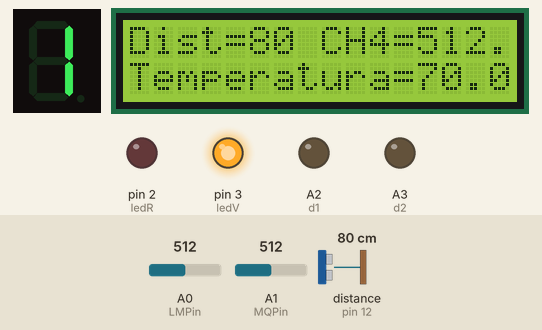
A sketch run on a simulated Arduino Uno, built with avr-gcc and run on an emulated ATmega328P. Shown: 1-digit seven-segment display, 16×2 character LCD, output pins drawn as LEDs (lit = HIGH). Wiring (inferred from the names in the program): ultrasonic range finder: trigger pin 13; echo pin 12; 1-digit 7-segment display, segments lit when HIGH: segments pin 5, pin 6, pin 7, pin 8, pin 9, pin 10, pin 11. Inputs (shaded band) come from the test bench; at power-on: distance to the obstacle (sensor on pin 12) 80 cm, A1 (MQPin) = 512, A0 (LMPin) = 512. The echo pulse lasts 58.3 µs per cm; the segment pins are drawn as the display they are named for; pins used as bus, display or sensor lines are not drawn; what the sketch prints to the serial monitor is not drawn.

Above: at 1.2 s.
1.3 s: distance to the obstacle (sensor on pin 12) set to 13 cm
At 2.7 s:
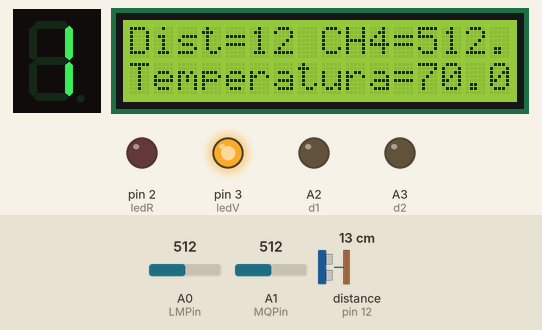
5.4 s: distance to the obstacle (sensor on pin 12) set to 10 cm
At 7.1 s:
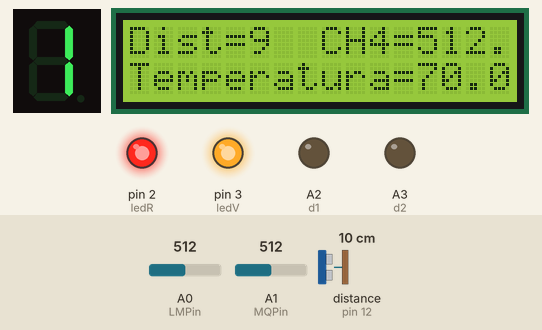
9.5 s: distance to the obstacle (sensor on pin 12) set to 250 cm
At 11.0 s:
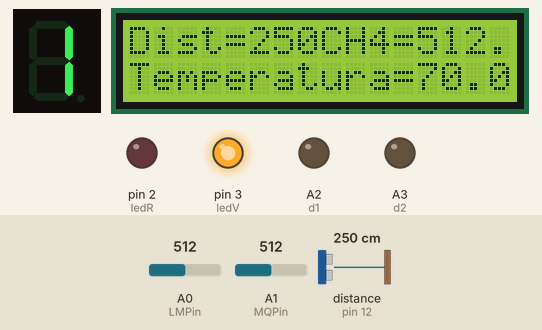
13.6 s: A1 (MQPin) set to 485
At 14.5 s:
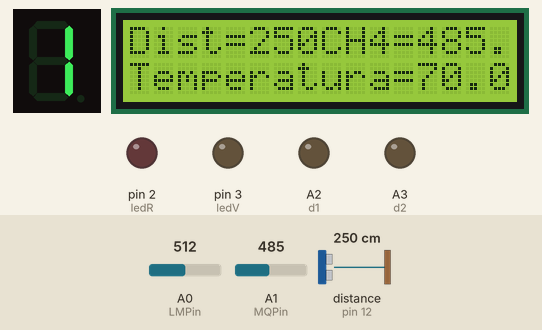
17.3 s: distance to the obstacle (sensor on pin 12) set to 2 cm
At 18.5 s:
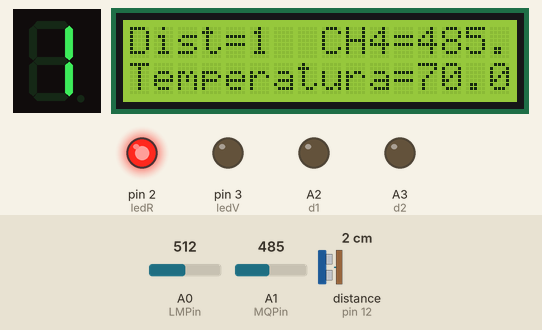
21.4 s: A0 (LMPin) set to 490
At 22.8 s:
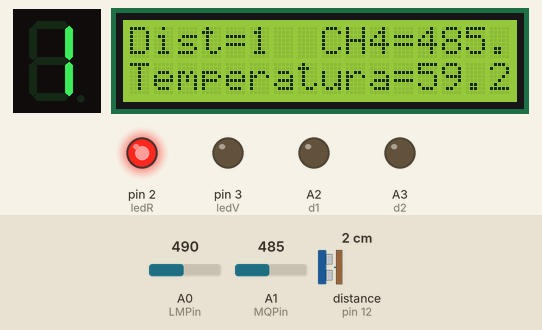
Timing chart, 0 to 24.4 s (numbered marks = the images above; inputs shaded):
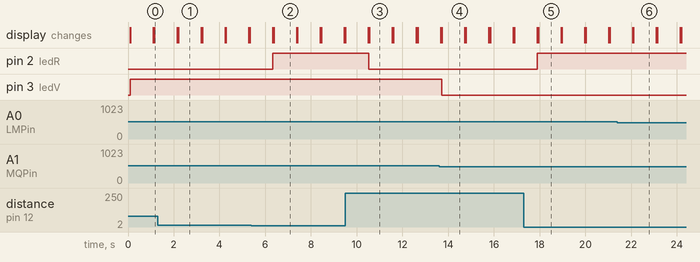

Measured:
- the behaviour switches between 12 and 11 cm on distance to the obstacle (sensor on pin 12) (found by bisection; images 1 and 2)
- the behaviour switches between 501 and 500 on A1 (MQPin) (found by bisection; images 3 and 4)
- after the input at 1.3 s, the display: first differs from a run without the input after 0.90 s (image 1)
- after the input at 5.4 s, pin 2 (ledR): LOW → HIGH after 0.94 s; the display: first differs from a run without the input after 0.97 s (image 2)
- after the input at 9.5 s, pin 2 (ledR): HIGH → LOW after 1.0 s; the display: first differs from a run without the input after 1.0 s (image 3)
- after the input at 13.6 s, pin 3 (ledV): HIGH → LOW after 0.12 s; the display: first differs from a run without the input after 0.12 s (image 4)
- after the input at 17.3 s, pin 2 (ledR): LOW → HIGH after 0.60 s; the display: first differs from a run without the input after 0.64 s (image 5)
- after the input at 21.4 s, the display: first differs from a run without the input after 0.70 s (image 6)

The sketch:

monitoreo_biodigestor_fisico.ino
```cpp
// Prototipo fisico
// Sistema de monitoreo de biodigestor
// Equipo G

// Librerias
#include <Wire.h> // Libreria para comunicacion I2C
#include <LiquidCrystal_I2C.h> // Libreria para LCD

// Definir pines
#define LMPin A0 // Asignar pin A0 a sensor de temperatura
#define MQPin A1 // Asignar pin A1 a sensor de gas
const int echoPin = 12; // Pin Echo del sensor ultrasonico
const int pingPin = 13; // Pin Trigger del sensor ultrasonico
// Cableado: SDA conectado a A4 y SCL a A5.
// Conectar LCD via I2C, direccion default 0x27
LiquidCrystal_I2C lcd(0x27, 16, 2); // Change to (0x27,20,4) for 20x4 LCD.
const int ledR = 2; // Pin del actuador ledR
const int ledV = 3; // Pin del actuador ledR
// Pantalla 7 segmentos
#define a 5
#define b 6
#define c 7
#define d 8
#define e 9
#define f 10
#define g 11

//#define d1 A0 // No hay espacio
//#define d2 A1 // No hay espacio
#define d1 A2
#define d2 A3

//Constantes
float MCurve[3] = {2.3,0.21,-0.47};
float Ro = 10;
#define GASMet 0
#define RAL 9.83 // Resistencia del mq2 en el aire limpio
#define RL_V 5 // Resistencia que mide la carga del mq-2 en kOhms
long n = 0;
int x = 100;
int count = 0;

void setup() {
  Serial.begin(9600); // Abre el puerto serial a 9600 bps
  // Inicializacion de LCD
  lcd.init();
  lcd.backlight();
  // Sensor ultrasonico
  pinMode(echoPin, INPUT);
  pinMode(pingPin, OUTPUT);
  // Sensor de gas
  Serial.print("Calibrando MQ-2...\n");
  //Ro = Calibracion();
  Serial.print("Calibracion finalizada...\n");
  Serial.print("Ro=");
  Serial.print(Ro);
  Serial.print("kohm");
  Serial.print("\n");
  // LEDs
  pinMode(ledR, OUTPUT);
  pinMode(ledV, OUTPUT);
  // Display 7 segmentos
  pinMode(a, OUTPUT);
  pinMode(b, OUTPUT);
  pinMode(c, OUTPUT);
  pinMode(d, OUTPUT);
  pinMode(e, OUTPUT);
  pinMode(f, OUTPUT);
  pinMode(g, OUTPUT);
  pinMode(d1, OUTPUT);
  pinMode(d2, OUTPUT);

}

void loop() {
  // ------- Sensor Ultrasonico & LED Rojo-------- //
  String dist = "";
  long duracion, distCM;
  // Enviar ping o sonido
  digitalWrite(pingPin, LOW);
  delayMicroseconds(2);
  digitalWrite(pingPin, HIGH);
  delayMicroseconds(10);
  digitalWrite(pingPin, LOW);
  // Usar funcion pulseIn para calcular el tiempo en que llega el eco
  duracion = pulseIn(echoPin, HIGH);
  // Convierte el tiempo a cm
  distCM = microsegACm(duracion);
  // Imprimir la distancia en LCD
  lcd.setCursor(0,0);
  dist += "Dist=";
  dist += distCM;
  lcd.print(dist);
  // Al alcanza cierta distancia, enciende el LED Rojo
  if(distCM <= 10){
    digitalWrite(ledR, HIGH);
  }
  else{
    digitalWrite(ledR, LOW);
  }

  // ------- Sensor de Temperatura y Display -------- //
  String tp = "";
  float temp = analogRead(LMPin); // Leer valor del sensor
  temp = ((temp*500)/1024)-180; // Calcular temperatura en °C
  lcd.setCursor(0, 1); // fila 0, col 1
  // Mostrar en LCD
  tp += "Temperatura=";
  tp += temp;
  lcd.print(tp);

  // ------- Sensor MQ2 y LED Verde -------- //
  float gas = analogRead(MQPin); // Leer valor del sensor
  lcd.setCursor(8, 0); // fila 0, col 0
  // Mostrar en LCD
  lcd.print("CH4=");
  //lcd.print(porcentaje_gas(lecturaMQ()/Ro,GASMet));
  lcd.print(gas);
  lcd.print( "ppm" );
  lcd.print("\n");
  // Al alcanza cierto nivel de gas, el LED verde enciende
  if(gas > 500){
    digitalWrite(ledV, HIGH);
  }
  else{
    digitalWrite(ledV, LOW);
  }
  delay(1000);
  lcd.clear();

  // ------- Display de 4 digitos 7 segmentos-------- //
  // Indica el tiempo que tardara el biol
  // Fermentacion Psicrofilica
  if (temp >= 4 && temp < 25){
    clearLEDs();
    digitalWrite(d1, LOW);
    digitalWrite(d2, LOW);
    numero(9);
  }
  // Fermentacion Mesofilica
  if (temp >= 25 && temp < 45){
    clearLEDs();
    digitalWrite(d1, LOW);
    digitalWrite(d2, LOW);
    numero(4);
  }
    // Fermentacion Termofilica
  if(temp >= 45 && temp <= 80){
    clearLEDs();
    digitalWrite(d1, LOW);
    digitalWrite(d2, LOW);
    numero(1);
  }
}

// Metodo para convertir microseg a cm
long microsegACm(long microseg) {
   return microseg / 29 / 2;
}

// Calcular resistencia MQ-2
float calc_res(int raw_adc){
  return ( ((float)RL_V*(1023-raw_adc)/raw_adc));
}

// Calibracion del MQ-2
float Calibracion(){
  int i;
  float val=0;
    for (i=0;i<50;i++) {                                                                               //tomar múltiples muestras
    val += calc_res(analogRead(MQPin));
    delay(500);
  }
  val = val/50;                                                                                         //calcular el valor medio
  val = val/RAL;
  return val;
}

// Porcentaje de gas metano
int porcentaje_gas(float rs_ro_ratio, int gas_id){
   if ( gas_id == GASMet ) {
     return porcentaje_gas(rs_ro_ratio,MCurve);
   }
  return 0;
}

int porcentaje_gas(float rs_ro_ratio, float *pcurve){
  return (pow(10, (((log(rs_ro_ratio)-pcurve[1])/pcurve[2]) + pcurve[0])));
}

// Lectura MQ
float lecturaMQ(){
  int i;
  float rs=0;
  for (i=0;i<5;i++) {
    rs += calc_res(analogRead(MQPin));
    delay(50);
  }
rs = rs/5;
return rs;
}

// Limpiar pantalla 4x7
void clearLEDs() {
  digitalWrite(a, LOW);
  digitalWrite(b, LOW);
  digitalWrite(c, LOW);
  digitalWrite(d, LOW);
  digitalWrite(e, LOW);
  digitalWrite(f, LOW);
  digitalWrite(g, LOW);
}

// Nuemros pantalla 4x7
void uno() {
  digitalWrite(a, LOW);
  digitalWrite(b, HIGH);
  digitalWrite(c, HIGH);
  digitalWrite(d, LOW);
  digitalWrite(e, LOW);
  digitalWrite(f, LOW);
  digitalWrite(g, LOW);
}

void dos() {
  digitalWrite(a, HIGH);
  digitalWrite(b, HIGH);
  digitalWrite(c, LOW);
  digitalWrite(d, HIGH);
  digitalWrite(e, HIGH);
  digitalWrite(f, LOW);
  digitalWrite(g, HIGH);
}

void tres() {
  digitalWrite(a, HIGH);
  digitalWrite(b, HIGH);
  digitalWrite(c, HIGH);
  digitalWrite(d, HIGH);
  digitalWrite(e, LOW);
  digitalWrite(f, LOW);
  digitalWrite(g, HIGH);
}

void cuatro() {
  digitalWrite(a, LOW);
  digitalWrite(b, HIGH);
  digitalWrite(c, HIGH);
  digitalWrite(d, LOW);
  digitalWrite(e, LOW);
  digitalWrite(f, HIGH);
  digitalWrite(g, HIGH);
}

void cinco() {
  digitalWrite(a, HIGH);
  digitalWrite(b, LOW);
  digitalWrite(c, HIGH);
  digitalWrite(d, HIGH);
  digitalWrite(e, LOW);
  digitalWrite(f, HIGH);
  digitalWrite(g, HIGH);
}

void seis() {
  digitalWrite(a, HIGH);
  digitalWrite(b, LOW);
  digitalWrite(c, HIGH);
  digitalWrite(d, HIGH);
  digitalWrite(e, HIGH);
  digitalWrite(f, HIGH);
  digitalWrite(g, HIGH);
}

void siete() {
  digitalWrite(a, HIGH);
  digitalWrite(b, HIGH);
  digitalWrite(c, HIGH);
  digitalWrite(d, LOW);
  digitalWrite(e, LOW);
  digitalWrite(f, LOW);
  digitalWrite(g, LOW);
}

void ocho() {
  digitalWrite(a, HIGH);
  digitalWrite(b, HIGH);
  digitalWrite(c, HIGH);
  digitalWrite(d, HIGH);
  digitalWrite(e, HIGH);
  digitalWrite(f, HIGH);
  digitalWrite(g, HIGH);
}

void nueve() {
  digitalWrite(a, HIGH);
  digitalWrite(b, HIGH);
  digitalWrite(c, HIGH);
  digitalWrite(d, HIGH);
  digitalWrite(e, LOW);
  digitalWrite(f, HIGH);
  digitalWrite(g, HIGH);
}

void zero() {
  digitalWrite(a, HIGH);
  digitalWrite(b, HIGH);
  digitalWrite(c, HIGH);
  digitalWrite(d, HIGH);
  digitalWrite(e, HIGH);
  digitalWrite(f, HIGH);
  digitalWrite(g, LOW);
}

// Numero
void numero(int x) {
  switch (x) {
    default: zero();   break;
    case 1: uno();     break;
    case 2: dos();     break;
    case 3: tres();  break;
    case 4: cuatro();    break;
    case 5: cinco();     break;
    case 6: seis();       break;
    case 7: siete(); break;
    case 8: ocho();  break;
    case 9: nueve();   break;
  }
}

// Digito
void digito(int x) {
  digitalWrite(d1, HIGH);
  digitalWrite(d2, HIGH);
  switch (x) {
    case 1: digitalWrite(d2, LOW);  break;
    default: digitalWrite(d1, LOW); break;
  }
}

void add()
{
  // Toggle LED
  count ++;
  if(count == 10)
  {
    count = 0;
    n++;
    if(n == 10000)
    {
      n = 0;
    }
  }
}
```
